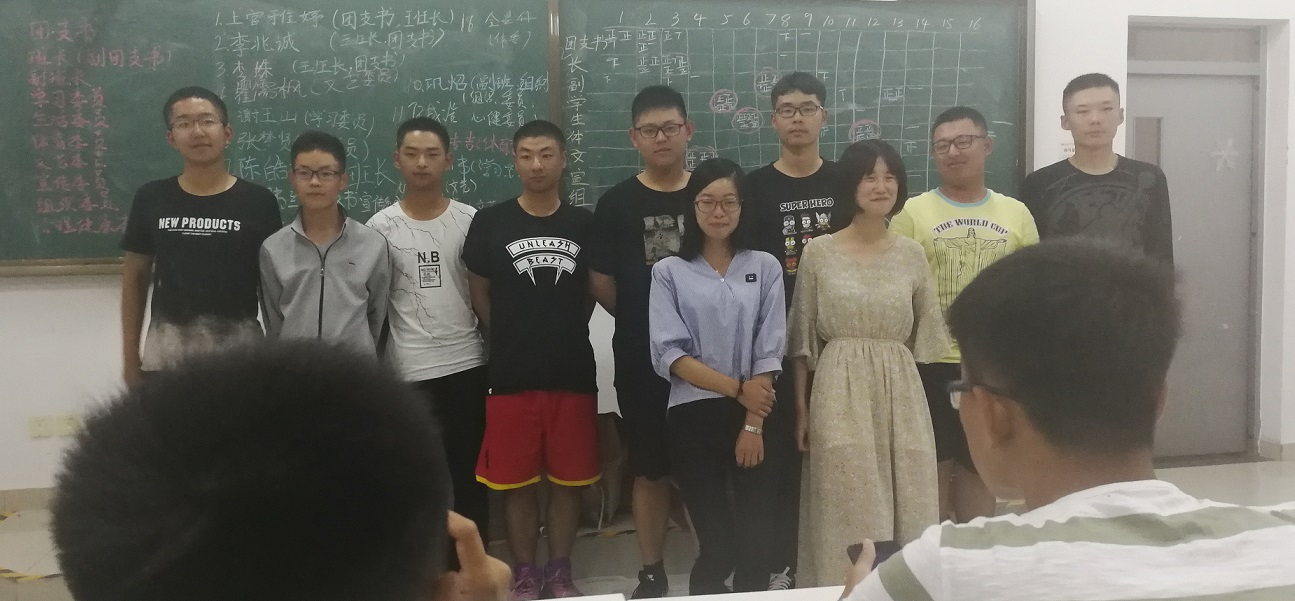
#> input picture face recognition/2.jpg, 1295 x 601 px
$ python test2.py
#> lines starting #> are read from the running program, lines starting #| are printed output that depends on the picture; after the words box and inside, x2 and y2 are one past the last pixel; in counts of white or black regions, pixels touching at a corner belong together
# encoding:utf-8
import cv2
import numpy as np

def main():
    detectFaces('2.jpg')
    detectEyes('wolf.jpg')

def detectFaces(img_path):
#> called with img_path = '2.jpg'
    face_cascade = cv2.CascadeClassifier(r'C:\Users\Administrator\AppData\Local\Programs\Python\Python37\Lib\site-packages\cv2\data\haarcascade_frontalface_default.xml')

    # 读取图像
    img = cv2.imread(img_path)
#> img is the input picture: shape (601, 1295, 3); mean B, G, R 97, 105, 107.1
    gray = cv2.cvtColor(img, cv2.COLOR_BGR2GRAY)

    # 检测脸部
    faces = face_cascade.detectMultiScale(
        gray, scaleFactor=1.1, minNeighbors=10,
        minSize=(50, 50), flags=cv2.CASCADE_SCALE_IMAGE)
#> faces = [[767, 86, 60, 60], [1065, 87, 59, 59], [165, 97, 65, 65], [632, 106, 59, 59], [927, 121, 58, 58], [392, 131, 60, 60], [507, 133, 60, 60], [286, 150, 60, 60], [852, 157, 55, 55], [688, 179, 61, 61]]

    #画正方形标记人脸
    for (x, y, w, h) in faces:
        img = cv2.rectangle(img, (x, y), (x + w, y + h), (255, 0, 0), 2)
#> this loop made 10 passes
#> pass 1, in detectFaces, `img = cv2.rectangle(img, (x, y), (x + w, y + h), (255, 0, 0), 2)`:
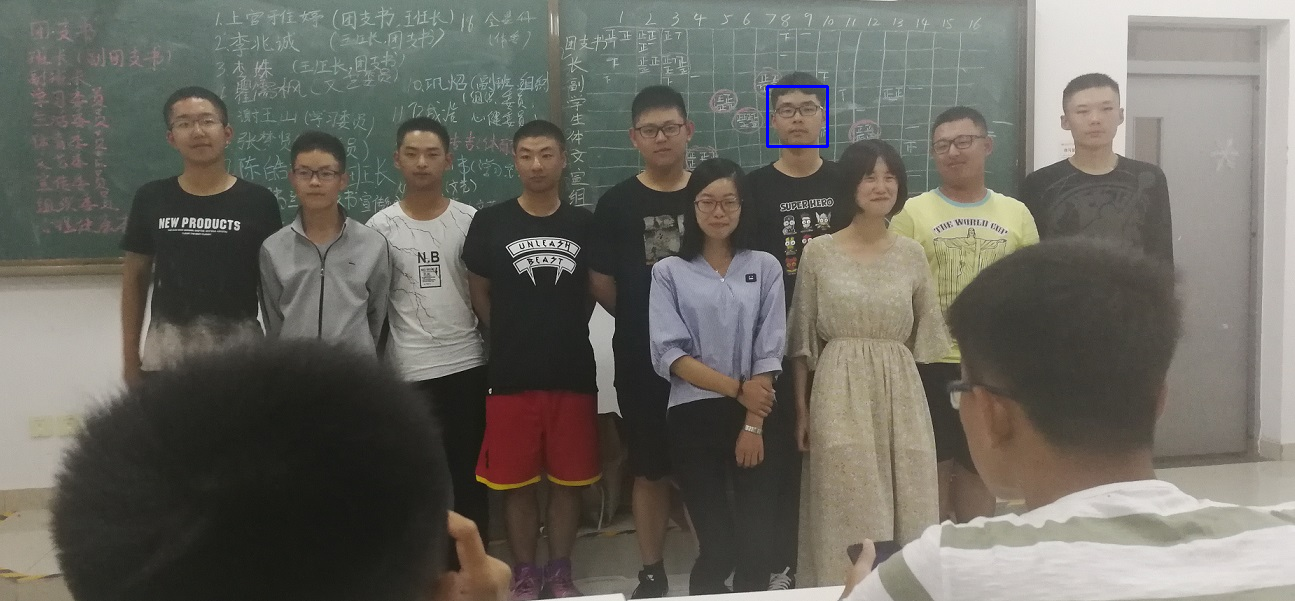
#> img: shape (601, 1295, 3); 0.09% of pixels changed, all inside (x1, y1, x2, y2) = (766, 85, 829, 148)
#> after the loop:
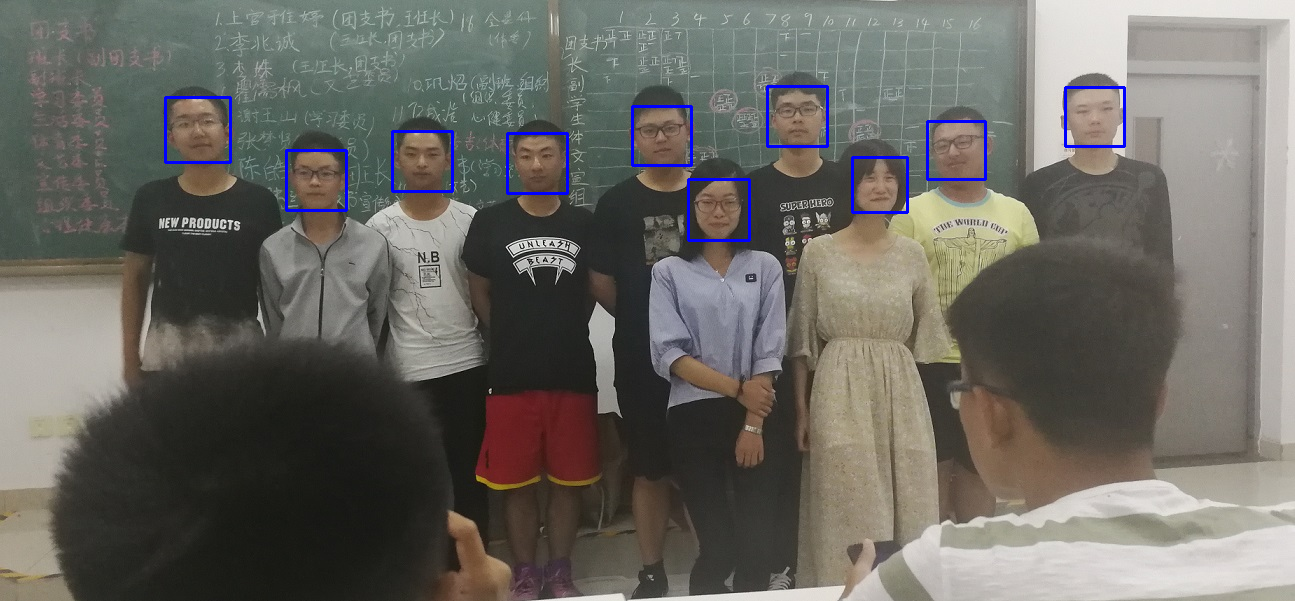
#> img: shape (601, 1295, 3); mean B, G, R 98.6, 104.2, 106.2

    print('Detected ', len(faces), " face")
#| Detected  10  face


    cv2.imshow('img', img)
    cv2.waitKey(0)
    cv2.destroyAllWindows()

def detectEyes(img_path):
#> called with img_path = 'wolf.jpg'
    face_cascade = cv2.CascadeClassifier(r'C:\Users\Administrator\AppData\Local\Programs\Python\Python37\Lib\site-packages\cv2\data\haarcascade_frontalface_default.xml')
    eye_cascade = eye_cascade = cv2.CascadeClassifier(r'C:\Users\Administrator\AppData\Local\Programs\Python\Python37\Lib\site-packages\cv2\data\haarcascade_eye.xml')

    # 读取图像
    img = cv2.imread(img_path)
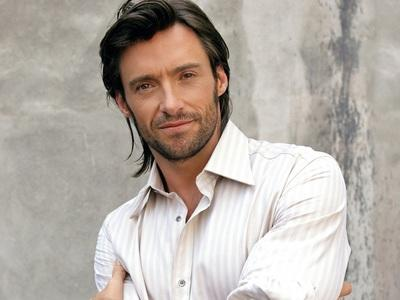
#> input picture face recognition/wolf.jpg, 400 x 300 px
#> img is the input picture: shape (300, 400, 3); mean B, G, R 166.3, 173.7, 182
    gray = cv2.cvtColor(img, cv2.COLOR_BGR2GRAY)
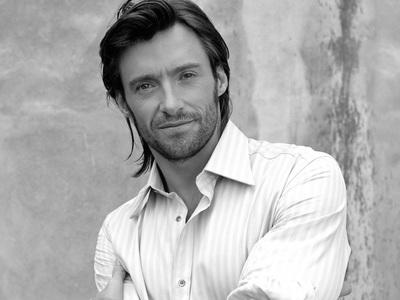
#> gray: shape (300, 400); min 0, max 255, mean 175.3

    faces = face_cascade.detectMultiScale(
        gray, scaleFactor=1.1, minNeighbors=10,
        minSize=(50, 50), flags=cv2.CASCADE_SCALE_IMAGE)
#> faces = [[107, 34, 120, 120]]

    for (x,y,w,h) in faces:
        roi_gray = gray[y: y + h, x: x + w]
        roi_color = img[y: y + h, x: x + w]
#> this loop made 1 pass
#> pass 1, in detectEyes, `roi_gray = gray[y: y + h, x: x + w]`:
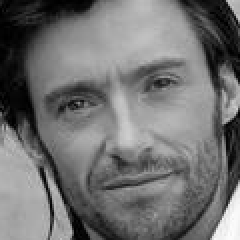
#> roi_gray: shape (120, 120) (shown 2 times larger); min 0, max 253, mean 113.2

    eyes = eye_cascade.detectMultiScale(roi_gray,scaleFactor=1.2,minNeighbors=5)
#> eyes = [[62, 27, 29, 29], [23, 38, 29, 29]]
    for(ex, ey, ew, eh) in eyes:
        cv2.rectangle(roi_color, (ex, ey), (ex + ew, ey + eh), (0, 255, 0), 2)
#> this loop made 2 passes
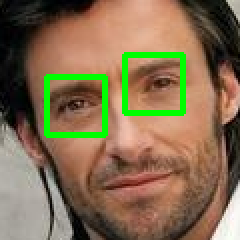
#> roi_color: shape (120, 120, 3) (shown 2 times larger); mean B, G, R 80.2, 110.6, 131.6

    cv2.imshow('img', img)
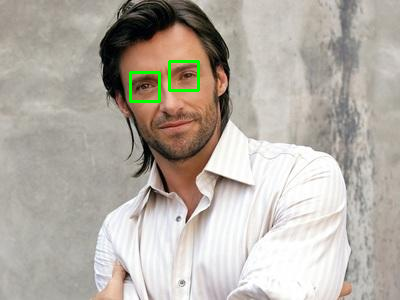
#> window 'img': shape (300, 400, 3); mean B, G, R 165.7, 174.4, 180.9
    cv2.waitKey(0)
    cv2.destroyAllWindows()


if __name__ == '__main__':
    main()
